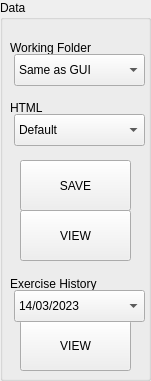
   <widget class="QGroupBox" name="groupBox_6">
    <property name="geometry">
     <rect>
      <x>1020</x>
      <y>300</y>
      <width>151</width>
      <height>381</height>
     </rect>
    </property>
    <property name="title">
     <string>Data</string>
    </property>
    <widget class="QLabel" name="label_17">
     <property name="geometry">
      <rect>
       <x>10</x>
       <y>40</y>
       <width>121</width>
       <height>16</height>
      </rect>
     </property>
     <property name="text">
      <string>Working Folder</string>
     </property>
    </widget>
    <widget class="QComboBox" name="comboBox_7">
     <property name="geometry">
      <rect>
       <x>14</x>
       <y>54</y>
       <width>131</width>
       <height>32</height>
      </rect>
     </property>
     <item>
      <property name="text">
       <string>Same as GUI </string>
      </property>
     </item>
     <item>
      <property name="text">
       <string>Desktop</string>
      </property>
     </item>
    </widget>
    <widget class="QComboBox" name="comboBox_8">
     <property name="geometry">
      <rect>
       <x>14</x>
       <y>114</y>
       <width>131</width>
       <height>32</height>
      </rect>
     </property>
     <item>
      <property name="text">
       <string>Default</string>
      </property>
     </item>
     <item>
      <property name="text">
       <string>New Item</string>
      </property>
     </item>
    </widget>
    <widget class="QLabel" name="label_18">
     <property name="geometry">
      <rect>
       <x>10</x>
       <y>100</y>
       <width>121</width>
       <height>16</height>
      </rect>
     </property>
     <property name="text">
      <string>HTML</string>
     </property>
    </widget>
    <widget class="QPushButton" name="pushButton_8">
     <property name="geometry">
      <rect>
       <x>20</x>
       <y>210</y>
       <width>111</width>
       <height>51</height>
      </rect>
     </property>
     <property name="text">
      <string>VIEW</string>
     </property>
    </widget>
    <widget class="QPushButton" name="pushButton_9">
     <property name="geometry">
      <rect>
       <x>20</x>
       <y>160</y>
       <width>111</width>
       <height>51</height>
      </rect>
     </property>
     <property name="text">
      <string>SAVE</string>
     </property>
    </widget>
    <widget class="QPushButton" name="pushButton_historyview">
     <property name="geometry">
      <rect>
       <x>20</x>
       <y>320</y>
       <width>111</width>
       <height>51</height>
      </rect>
     </property>
     <property name="text">
      <string>VIEW</string>
     </property>
    </widget>
    <widget class="QLabel" name="label_22">
     <property name="geometry">
      <rect>
       <x>10</x>
       <y>276</y>
       <width>121</width>
       <height>16</height>
      </rect>
     </property>
     <property name="text">
      <string>Exercise History</string>
     </property>
    </widget>
    <widget class="QComboBox" name="comboBox_9">
     <property name="geometry">
      <rect>
       <x>14</x>
       <y>290</y>
       <width>131</width>
       <height>32</height>
      </rect>
     </property>
     <item>
      <property name="text">
       <string>14/03/2023</string>
      </property>
     </item>
     <item>
      <property name="text">
       <string>07/03/2023</string>
      </property>
     </item>
     <item>
      <property name="text">
       <string>01/03/2023</string>
      </property>
     </item>
    </widget>
   </widget>
